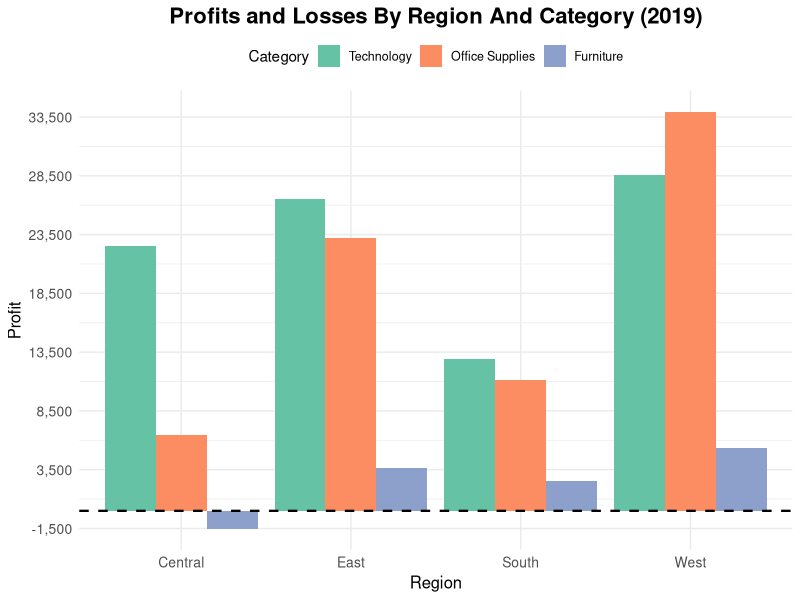

Recreate this plot in R.
## ---- chunk 1

library(dplyr)
library(ggplot2)



data <- read.csv("SuperStore Sales DataSet.csv")

# Remove unnecessary columns 'ind1' and 'ind2'
data <- data %>% select(-ind1, -ind2)

# Replace missing values in the 'Returns' column with 0
data$Returns[is.na(data$Returns)] <- 0

# Rename the column 'Row ID+O6G3A1:R6' to 'row ID'
names(data)[names(data) == "Row ID+O6G3A1:R6"] <- "row ID"

# Display summary statistics for the dataset
summary(data)

# Display the structure of the cleaned dataset
str(data)

## ---- chunk 2



aggregated_data <- data %>%
  filter(Category %in% c("Technology", "Office Supplies", "Furniture")) %>%
  group_by(Region, Category) %>%
  summarise(Total_Profit = sum(Profit, na.rm = TRUE)) %>%
  ungroup()


aggregated_data$Category <- factor(
  aggregated_data$Category,
  levels = c("Technology", "Office Supplies", "Furniture")
)


category_colors <- c(
  "Technology" = "#66c2a5",  
  "Office Supplies" = "#fc8d62",  
  "Furniture" = "#8da0cb"  
)

# Create the bar graph
ggplot(aggregated_data, aes(x = Region, y = Total_Profit, fill = Category)) +
  geom_bar(stat = "identity", position = "dodge") +
  geom_hline(yintercept = 0, color = "black", linetype = "dashed", size = 0.8) +
  scale_fill_manual(values = category_colors) +  # Apply custom colors
  scale_y_continuous(
    breaks = seq(
      round(min(aggregated_data$Total_Profit, na.rm = TRUE), -2),
      round(max(aggregated_data$Total_Profit, na.rm = TRUE), -2),
      by = 5000
    ),
    labels = scales::comma
  ) +
  labs(
    title = "Profits and Losses By Region And Category (2019)",
    
    x = "Region",
    y = "Profit",
    fill = "Category"
  ) +
  theme_minimal() +
  theme(
    plot.title = element_text(hjust = 0.5, size = 16, face = "bold"),
    plot.subtitle = element_text(hjust = 0.5, size = 12),
    axis.title = element_text(size = 12),
    axis.text = element_text(size = 10),
    legend.title = element_text(size = 11),
    legend.text = element_text(size = 9),
    legend.position = "top",  
    legend.justification = "center"  
  )

